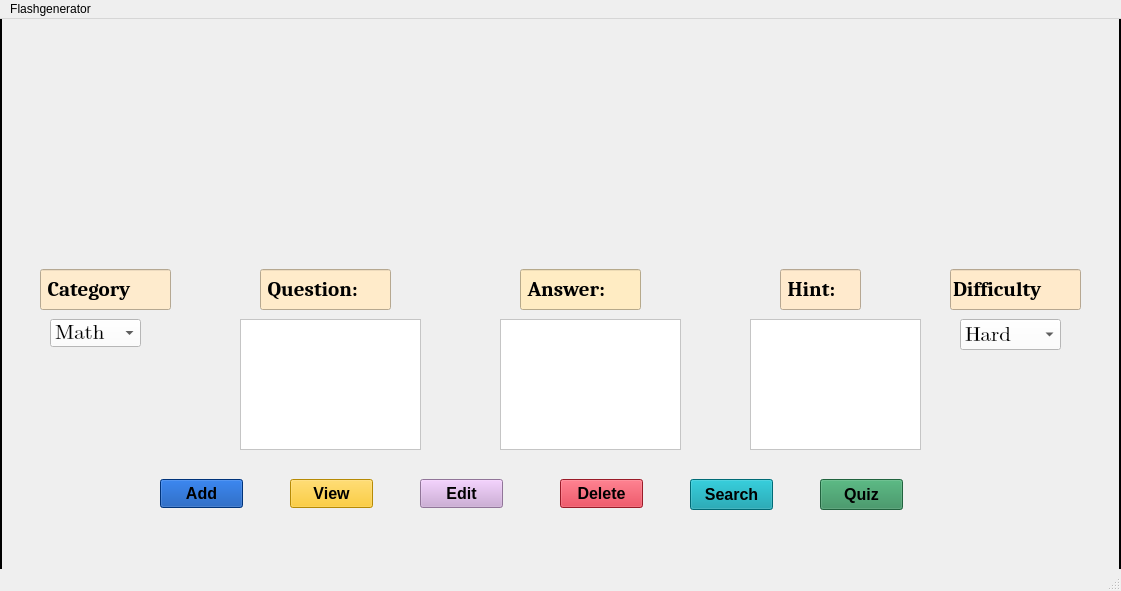
<?xml version="1.0" encoding="UTF-8"?>
<ui version="4.0">
 <class>MainWindow</class>
 <widget class="QMainWindow" name="MainWindow">
  <property name="geometry">
   <rect>
    <x>0</x>
    <y>0</y>
    <width>1121</width>
    <height>591</height>
   </rect>
  </property>
  <property name="minimumSize">
   <size>
    <width>1121</width>
    <height>0</height>
   </size>
  </property>
  <property name="maximumSize">
   <size>
    <width>1121</width>
    <height>591</height>
   </size>
  </property>
  <property name="windowTitle">
   <string>MainWindow</string>
  </property>
  <widget class="QWidget" name="centralwidget">
   <widget class="QLineEdit" name="lineEdit">
    <property name="geometry">
     <rect>
      <x>40</x>
      <y>250</y>
      <width>131</width>
      <height>41</height>
     </rect>
    </property>
    <property name="font">
     <font>
      <family>Cambria</family>
      <pointsize>16</pointsize>
      <bold>true</bold>
     </font>
    </property>
    <property name="styleSheet">
     <string notr="true">background-color: rgb(254, 235, 205);
color: rgb(0, 0, 0);</string>
    </property>
    <property name="text">
     <string> Category</string>
    </property>
    <property name="readOnly">
     <bool>true</bool>
    </property>
   </widget>
   <widget class="QComboBox" name="comboCategory">
    <property name="geometry">
     <rect>
      <x>50</x>
      <y>300</y>
      <width>91</width>
      <height>28</height>
     </rect>
    </property>
    <property name="font">
     <font>
      <family>Cambria Math</family>
      <pointsize>16</pointsize>
     </font>
    </property>
    <property name="styleSheet">
     <string notr="true">background-color: rgb(255, 255, 255);
color: rgb(0, 0, 0);</string>
    </property>
    <item>
     <property name="text">
      <string>Math</string>
     </property>
    </item>
    <item>
     <property name="text">
      <string>Science</string>
     </property>
    </item>
    <item>
     <property name="text">
      <string>Computer Science</string>
     </property>
    </item>
   </widget>
   <widget class="QLineEdit" name="lineEdit_2">
    <property name="geometry">
     <rect>
      <x>260</x>
      <y>250</y>
      <width>131</width>
      <height>41</height>
     </rect>
    </property>
    <property name="font">
     <font>
      <family>Cambria</family>
      <pointsize>16</pointsize>
      <bold>true</bold>
     </font>
    </property>
    <property name="styleSheet">
     <string notr="true">background-color: rgb(255, 235, 202);
color: rgb(0, 0, 0);</string>
    </property>
    <property name="text">
     <string> Question:</string>
    </property>
    <property name="readOnly">
     <bool>true</bool>
    </property>
   </widget>
   <widget class="QPlainTextEdit" name="txtQuestion">
    <property name="geometry">
     <rect>
      <x>240</x>
      <y>300</y>
      <width>181</width>
      <height>131</height>
     </rect>
    </property>
    <property name="font">
     <font>
      <pointsize>12</pointsize>
     </font>
    </property>
    <property name="styleSheet">
     <string notr="true">background-color: rgb(255, 255, 255);
color: rgb(0, 0, 0);</string>
    </property>
    <property name="plainText">
     <string/>
    </property>
   </widget>
   <widget class="QLineEdit" name="lineEdit_3">
    <property name="geometry">
     <rect>
      <x>520</x>
      <y>250</y>
      <width>121</width>
      <height>41</height>
     </rect>
    </property>
    <property name="font">
     <font>
      <family>Cambria</family>
      <pointsize>16</pointsize>
      <bold>true</bold>
     </font>
    </property>
    <property name="styleSheet">
     <string notr="true">
background-color: rgb(255, 236, 195);
color: rgb(0, 0, 0);</string>
    </property>
    <property name="text">
     <string> Answer:</string>
    </property>
    <property name="readOnly">
     <bool>true</bool>
    </property>
   </widget>
   <widget class="QPlainTextEdit" name="txtAnswer">
    <property name="geometry">
     <rect>
      <x>500</x>
      <y>300</y>
      <width>181</width>
      <height>131</height>
     </rect>
    </property>
    <property name="font">
     <font>
      <pointsize>12</pointsize>
     </font>
    </property>
    <property name="styleSheet">
     <string notr="true">background-color: rgb(255, 255, 255);
color: rgb(0, 0, 0);</string>
    </property>
    <property name="plainText">
     <string/>
    </property>
   </widget>
   <widget class="QLineEdit" name="lineEdit_4">
    <property name="geometry">
     <rect>
      <x>780</x>
      <y>250</y>
      <width>81</width>
      <height>41</height>
     </rect>
    </property>
    <property name="font">
     <font>
      <family>Cambria</family>
      <pointsize>16</pointsize>
      <bold>true</bold>
     </font>
    </property>
    <property name="styleSheet">
     <string notr="true">background-color: rgb(255, 234, 205);
color: rgb(0, 0, 0);</string>
    </property>
    <property name="text">
     <string> Hint:</string>
    </property>
    <property name="readOnly">
     <bool>true</bool>
    </property>
   </widget>
   <widget class="QPlainTextEdit" name="txtHint">
    <property name="geometry">
     <rect>
      <x>750</x>
      <y>300</y>
      <width>171</width>
      <height>131</height>
     </rect>
    </property>
    <property name="font">
     <font>
      <pointsize>12</pointsize>
     </font>
    </property>
    <property name="styleSheet">
     <string notr="true">background-color: rgb(255, 255, 255);
color: rgb(0, 0, 0);</string>
    </property>
    <property name="plainText">
     <string/>
    </property>
   </widget>
   <widget class="QComboBox" name="comboDifficulty">
    <property name="geometry">
     <rect>
      <x>960</x>
      <y>300</y>
      <width>101</width>
      <height>31</height>
     </rect>
    </property>
    <property name="font">
     <font>
      <family>Cambria Math</family>
      <pointsize>16</pointsize>
     </font>
    </property>
    <property name="styleSheet">
     <string notr="true">background-color: rgb(255, 255, 255);
color: rgb(0, 0, 0);</string>
    </property>
    <item>
     <property name="text">
      <string>Hard</string>
     </property>
    </item>
    <item>
     <property name="text">
      <string>Medium</string>
     </property>
    </item>
    <item>
     <property name="text">
      <string>Easy</string>
     </property>
    </item>
   </widget>
   <widget class="QLineEdit" name="lineEdit_5">
    <property name="geometry">
     <rect>
      <x>950</x>
      <y>250</y>
      <width>131</width>
      <height>41</height>
     </rect>
    </property>
    <property name="font">
     <font>
      <family>Cambria</family>
      <pointsize>16</pointsize>
      <bold>true</bold>
     </font>
    </property>
    <property name="styleSheet">
     <string notr="true">background-color: rgb(255, 234, 203);
color: rgb(0, 0, 0);</string>
    </property>
    <property name="text">
     <string>Difficulty</string>
    </property>
    <property name="readOnly">
     <bool>true</bool>
    </property>
   </widget>
   <widget class="QPushButton" name="btnAdd">
    <property name="geometry">
     <rect>
      <x>160</x>
      <y>460</y>
      <width>83</width>
      <height>29</height>
     </rect>
    </property>
    <property name="font">
     <font>
      <pointsize>12</pointsize>
      <bold>true</bold>
     </font>
    </property>
    <property name="styleSheet">
     <string notr="true">;
background-color: rgb(0, 71, 171);
color: rgb(0, 0, 0);</string>
    </property>
    <property name="text">
     <string>Add</string>
    </property>
   </widget>
   <widget class="QPushButton" name="btnView">
    <property name="geometry">
     <rect>
      <x>290</x>
      <y>460</y>
      <width>83</width>
      <height>29</height>
     </rect>
    </property>
    <property name="font">
     <font>
      <pointsize>12</pointsize>
      <bold>true</bold>
     </font>
    </property>
    <property name="styleSheet">
     <string notr="true">background-color: rgb(255, 193, 7);
color: rgb(0, 0, 0);</string>
    </property>
    <property name="text">
     <string>View</string>
    </property>
   </widget>
   <widget class="QPushButton" name="btnEdit">
    <property name="geometry">
     <rect>
      <x>420</x>
      <y>460</y>
      <width>83</width>
      <height>29</height>
     </rect>
    </property>
    <property name="font">
     <font>
      <pointsize>12</pointsize>
      <bold>true</bold>
     </font>
    </property>
    <property name="styleSheet">
     <string notr="true">background-color: rgb(203, 164, 214);
color: rgb(0, 0, 0);</string>
    </property>
    <property name="text">
     <string>Edit</string>
    </property>
   </widget>
   <widget class="QPushButton" name="btnDelete">
    <property name="geometry">
     <rect>
      <x>560</x>
      <y>460</y>
      <width>83</width>
      <height>29</height>
     </rect>
    </property>
    <property name="font">
     <font>
      <pointsize>12</pointsize>
      <bold>true</bold>
     </font>
    </property>
    <property name="styleSheet">
     <string notr="true">background-color: rgb(215, 38, 56);
color: rgb(0, 0, 0);</string>
    </property>
    <property name="text">
     <string>Delete</string>
    </property>
   </widget>
   <widget class="QPushButton" name="btnSearch">
    <property name="geometry">
     <rect>
      <x>690</x>
      <y>460</y>
      <width>83</width>
      <height>31</height>
     </rect>
    </property>
    <property name="font">
     <font>
      <pointsize>12</pointsize>
      <bold>true</bold>
     </font>
    </property>
    <property name="styleSheet">
     <string notr="true">background-color: rgb(0, 150, 165);
color: rgb(0, 0, 0);</string>
    </property>
    <property name="text">
     <string>Search</string>
    </property>
   </widget>
   <widget class="QPushButton" name="btnQuiz">
    <property name="geometry">
     <rect>
      <x>820</x>
      <y>460</y>
      <width>83</width>
      <height>31</height>
     </rect>
    </property>
    <property name="font">
     <font>
      <pointsize>12</pointsize>
      <bold>true</bold>
     </font>
    </property>
    <property name="styleSheet">
     <string notr="true">background-color: rgb(46, 139, 87);
color: rgb(0, 0, 0);</string>
    </property>
    <property name="text">
     <string>Quiz</string>
    </property>
   </widget>
   <widget class="QLabel" name="label_pic">
    <property name="geometry">
     <rect>
      <x>0</x>
      <y>-50</y>
      <width>1121</width>
      <height>641</height>
     </rect>
    </property>
    <property name="autoFillBackground">
     <bool>false</bool>
    </property>
    <property name="styleSheet">
     <string notr="true">background-image: url(:/img2/FlashCard Generator.jpg);</string>
    </property>
    <property name="frameShape">
     <enum>QFrame::Shape::Panel</enum>
    </property>
    <property name="lineWidth">
     <number>2</number>
    </property>
    <property name="text">
     <string/>
    </property>
    <property name="pixmap">
     <pixmap>FlashCard Generator.jpg</pixmap>
    </property>
    <property name="scaledContents">
     <bool>true</bool>
    </property>
   </widget>
   <zorder>label_pic</zorder>
   <zorder>lineEdit</zorder>
   <zorder>comboCategory</zorder>
   <zorder>lineEdit_2</zorder>
   <zorder>txtQuestion</zorder>
   <zorder>lineEdit_3</zorder>
   <zorder>txtAnswer</zorder>
   <zorder>lineEdit_4</zorder>
   <zorder>txtHint</zorder>
   <zorder>comboDifficulty</zorder>
   <zorder>lineEdit_5</zorder>
   <zorder>btnAdd</zorder>
   <zorder>btnView</zorder>
   <zorder>btnEdit</zorder>
   <zorder>btnDelete</zorder>
   <zorder>btnSearch</zorder>
   <zorder>btnQuiz</zorder>
  </widget>
  <widget class="QMenuBar" name="menubar">
   <property name="geometry">
    <rect>
     <x>0</x>
     <y>0</y>
     <width>1121</width>
     <height>25</height>
    </rect>
   </property>
   <widget class="QMenu" name="menuFlashgenerator">
    <property name="title">
     <string>Flashgenerator</string>
    </property>
   </widget>
   <addaction name="menuFlashgenerator"/>
  </widget>
  <widget class="QStatusBar" name="statusbar"/>
 </widget>
 <resources/>
 <connections/>
</ui>
